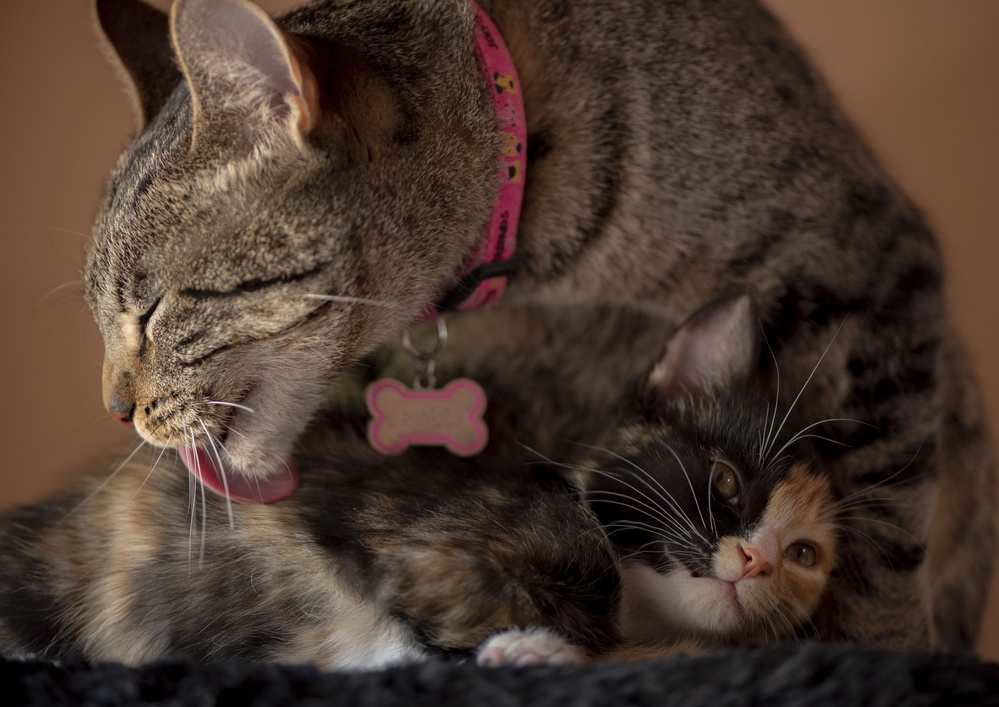
#> input picture Lambda y Tizona.jpg, 999 x 707 px, shrunk from 5568 x 3940 before the run, found by its file name
$ jupyter execute PDI_Practica3.ipynb   (shell and % lines are left out)
#> lines starting #> are read from the running program, lines starting #| are printed output that depends on the picture
<a href="https://colab.research.google.com/github/FaragoFa/PDI/blob/main/PDI_Practica3.ipynb" target="_parent"></a>

## Faragó Facundo - 114462

# ACTIVIDAD PRACTICA 3

# Cargar repositorio

# Importar librerias e Imagenes

[cell 1]
import imageio      #Para leer y guardar imagenes.
import numpy as np  #Operaciones con vectores, matrices, tensores...
import matplotlib.pyplot as plt    #Para realizar graficos.

#Cargo imagen
img_rgb = imageio.imread('/content/PDI/Lambda y Tizona.jpg')/255

# Funciónes

## Histograma

[cell 2]
def plot_hist(im, bins, ax, cumulative=False):
    counts, borders = np.histogram(im if im.ndim==2 else rgb2yiq(im)[...,0], bins=bins, range=(0,1))
    ax.bar(range(len(counts)), np.cumsum(counts) if cumulative else counts)
    plt.xticks(ax.get_xticks(), labels=np.round(ax.get_xticks()/bins,2))
    plt.grid(alpha=0.3)

## Operaciones con matrices

[cell 3]
def apply_matrix(img, M):
        return np.matmul(img.reshape((-1,3)), M.T).reshape(img.shape)

## RGB - YIQ

[cell 4]
M_YIQ = np.array([[0.299, 0.587, 0.114],
                  [0.595716, -0.274453, -0.321263],
                  [0.211456, -0.522591, 0.311135]])

M_RGB = np.array([[1, 0.9563, 0.6210],
                  [1, -0.2721, -0.6474],
                  [1, -1.1070, 1.7046]])

def apply_matrix(img, M):
    return np.matmul(img.reshape((-1,3)), M.T).reshape(img.shape)

def rgb2yiq(img):
    return apply_matrix(img, M_YIQ)

def yiq2rgb(img):
    return apply_matrix(img, M_RGB)

## IF-LIGHTER / IF-DARKER

[cell 5]
def if_lighter(img_1, img_2):
    img_1_y = rgb2yiq(img_1)[:,:,0]
    img_2_y = rgb2yiq(img_2)[:,:,0]
    img_3 = np.zeros(img_1.shape)

    mask = img_1_y > img_2_y
    img_3[mask] = img_1[mask]

    mask = img_2_y >= img_1_y
    img_3[mask] = img_2[mask]

    return img_3

def if_darker(img_1, img_2):
    img_1_y = rgb2yiq(img_1)[:,:,0]
    img_2_y = rgb2yiq(img_2)[:,:,0]
    img_3 = np.zeros(img_1.shape)

    mask = img_1_y < img_2_y
    img_3[mask] = img_1[mask]

    mask = img_2_y <= img_1_y
    img_3[mask] = img_2[mask]

    return img_3

# Practica Histogramas:

## Mostrar imagen original con su histograma

[cell 6]
#img_yiq = (apply_matrix(img_rgb, M_YIQ))
#img_yiq[:,:,0] = img_yiq[:,:,0]*2
#img_rgb = apply_matrix(img_yiq, M_RGB)

fig, axes = plt.subplots(1, 2, figsize=(15,5))
axes[0].imshow(np.clip(img_rgb,0,1))
plot_hist(img_rgb, 35, axes[1])
#> in plot_hist, `counts, borders = np.histogram(im if im.ndim==2 else rgb2yiq(im)[...,0..`: counts = 35 values, max 63463 at index 11, min 1 at index 34, mean 20179.8; borders = 36 values from 0 to 1
#> figure, not shown here; panel 2: tallest bar 63463 high, from x = 10.6 to 11.4

## Normalizar el histograma al rango [0, 1]

[cell 7]
img_yiq = rgb2yiq(img_rgb)
img_yiq_y = img_yiq[:,:,0]
img_yiq_i = img_yiq[:,:,1]
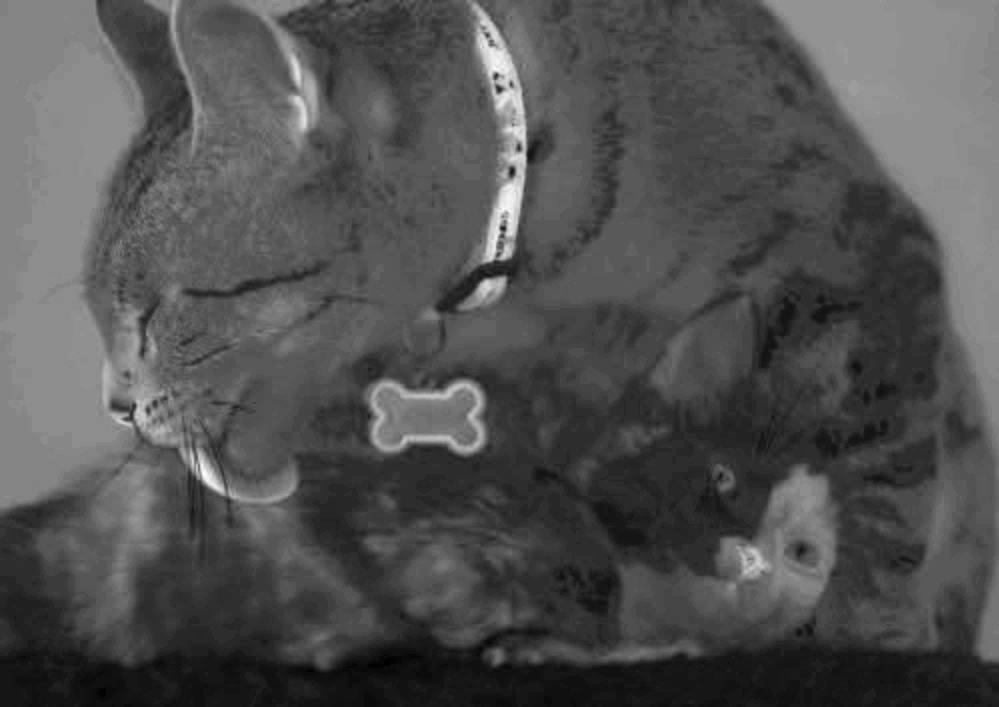
#> img_yiq_i: shape (707, 999) float64; min -0.0192, max 0.213, mean 0.0544; drawn with min black and max white
img_yiq_q = img_yiq[:,:,2]
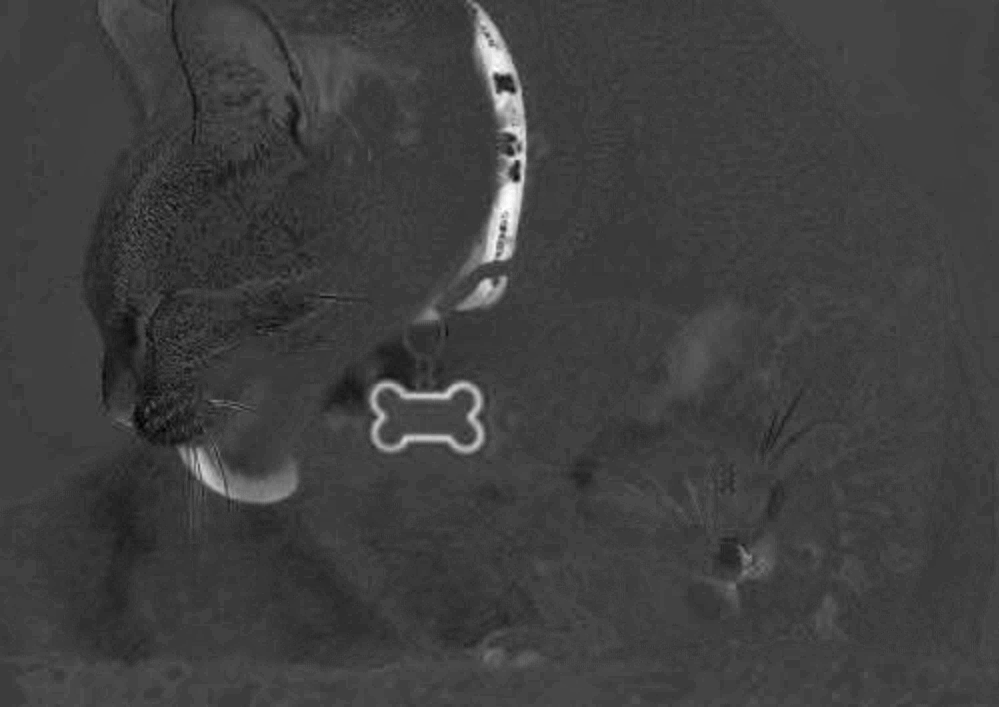
#> img_yiq_q: shape (707, 999) float64; min -0.0402, max 0.129, mean 0.00205; drawn with min black and max white

inMin = img_yiq_y.min()
#> inMin = 0
inMax = img_yiq_y.max()
#> inMax = 0.977
# Sabiendo el minimo y el máximo, aplicar una funcion
# que "estire" el historgrama desde 0 a 1.
# y = [{(x-inMin)*(outMax - outMin)} / (inMax - inMin)] + outMin

y = (((img_yiq_y-inMin)*(1 - 0)) / (inMax - inMin)) + 0
img_yiq_n = img_yiq
img_yiq_n[:,:,0] = y
#> img_yiq_n: shape (707, 999, 3) float64; mean of channels 0, 1, 2 0.246, 0.0544, 0.00205
img_rgb_n = yiq2rgb(img_yiq_n)

fig, axes = plt.subplots(1, 3, figsize=(15,5))
axes[0].imshow(img_yiq_n)
axes[1].imshow(img_rgb_n)
plot_hist(img_rgb_n, 35, axes[2])
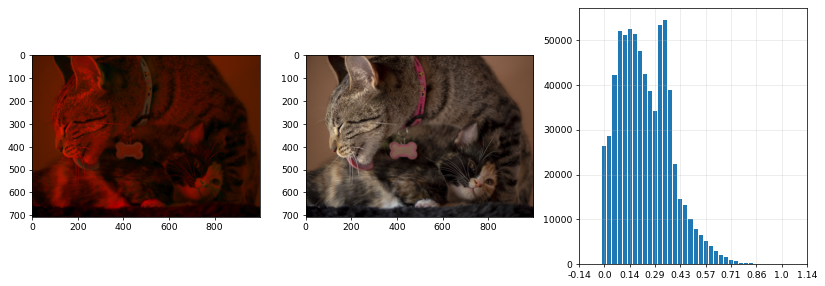
#> figure drawn by matplotlib, 3 panels; panel 3: tallest bar 54427 high, from x = 11.6 to 12.4

No entiendo, una vez normalizada la luminancia, el histograma no deberia ir de 0 a 1 en el eje vertical?

## Normalizar el histograma al rango [0, 1] con percentiles.
### NOTA: Usar "np.percentile(img, %)"

[cell 8]
np.percentile(img_yiq_y,20)
#> Out = 0.109

## Luminancia - Corrección Gamma

[cell 9]
# Definir una función que aplique la corrección gamma a una imagen.
# Normalizar al rango [0, 1] y luego aplicar la correccion gamma.
# y_out = y_in ^ gamma

y_out = y**(1/2)
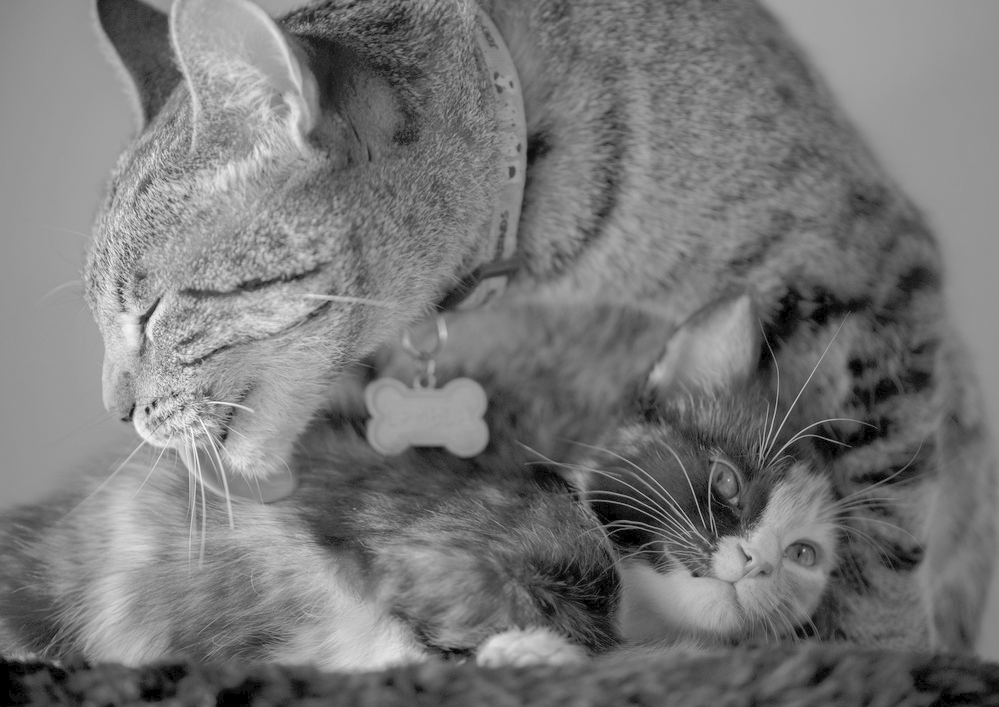
#> y_out: shape (707, 999) float64; min 0, max 1, mean 0.47
img_yiq_g = img_yiq
img_yiq_g[:,:,0] = y_out
#> img_yiq_g: shape (707, 999, 3) float64; mean of channels 0, 1, 2 0.47, 0.0544, 0.00205
img_rgb_g = yiq2rgb(img_yiq_g)
fig, axes = plt.subplots(1, 2, figsize=(15,5))
axes[0].imshow(img_rgb)
axes[1].imshow(img_rgb_g)

## Funciones

[cell 10]
img_yiq = rgb2yiq(img_rgb)
img_yiq_y = img_yiq[:,:,0]
img_yiq_i = img_yiq[:,:,1]
img_yiq_q = img_yiq[:,:,2]

#--------------------------------
#Raiz Cuadrada
img_yiq_y_mod1 = np.sqrt(img_yiq_y)
#--------------------------------
#Función cuadrática
img_yiq_y_mod2 = np.square(img_yiq_y)
#--------------------------------
#Lineal a trozos
#np.interp()
x = np.array([0, 0.4, 0.7, 0.8,  1]) #[0 ... 1]
y = np.array([0, 0.05, 0.07, 0.95, 1]) #[0 ... 1]
img_yiq_y_mod3 = np.interp(img_yiq_y, x, y)
#--------------------------------
img_yiq_mod1 = np.zeros(img_rgb.shape)
img_yiq_mod1[:,:,0] = img_yiq_y_mod1
#> img_yiq_mod1: shape (707, 999, 3) float64; mean of channels 0, 1, 2 0.465, 0, 0
img_yiq_mod1[:,:,1] = img_yiq_i
#> img_yiq_mod1: shape (707, 999, 3) float64; mean of channels 0, 1, 2 0.465, 0.0544, 0
img_yiq_mod1[:,:,2] = img_yiq_q
#> img_yiq_mod1: shape (707, 999, 3) float64; mean of channels 0, 1, 2 0.465, 0.0544, 0.00205

img_rgb_mod1 = yiq2rgb(img_yiq_mod1)
#--------------------------------
img_yiq_mod2 = np.zeros(img_rgb.shape)
img_yiq_mod2[:,:,0] = img_yiq_y_mod2
#> img_yiq_mod2: shape (707, 999, 3) float64; mean of channels 0, 1, 2 0.0784, 0, 0
img_yiq_mod2[:,:,1] = img_yiq_i
#> img_yiq_mod2: shape (707, 999, 3) float64; mean of channels 0, 1, 2 0.0784, 0.0544, 0
img_yiq_mod2[:,:,2] = img_yiq_q
#> img_yiq_mod2: shape (707, 999, 3) float64; mean of channels 0, 1, 2 0.0784, 0.0544, 0.00205

img_rgb_mod2 = yiq2rgb(img_yiq_mod2)
#--------------------------------
img_yiq_mod3 = np.zeros(img_rgb.shape)
img_yiq_mod3[:,:,0] = img_yiq_y_mod3
#> img_yiq_mod3: shape (707, 999, 3) float64; mean of channels 0, 1, 2 0.0311, 0, 0
img_yiq_mod3[:,:,1] = img_yiq_i
#> img_yiq_mod3: shape (707, 999, 3) float64; mean of channels 0, 1, 2 0.0311, 0.0544, 0
img_yiq_mod3[:,:,2] = img_yiq_q
#> img_yiq_mod3: shape (707, 999, 3) float64; mean of channels 0, 1, 2 0.0311, 0.0544, 0.00205

img_rgb_mod3 = yiq2rgb(img_yiq_mod3)
#--------------------------------

fig, axes = plt.subplots(4, 2, figsize=(20,20))
axes[0,0].set_title('Original')
axes[0,0].imshow(np.clip(img_rgb,0,1))

axes[0,1].set_title('Original')
plot_hist(img_rgb, 35, axes[0,1])

axes[1,0].set_title('Raiz Cuadrada')
axes[1,0].imshow(np.clip(img_rgb_mod1,0,1))

axes[1,1].set_title('Raiz Cuadrada')
plot_hist(img_rgb_mod1, 35, axes[1,1])
#> in apply_matrix (call 11), `return np.matmul(img.reshape((-1,3)), M.T).reshape(img.shape)`:
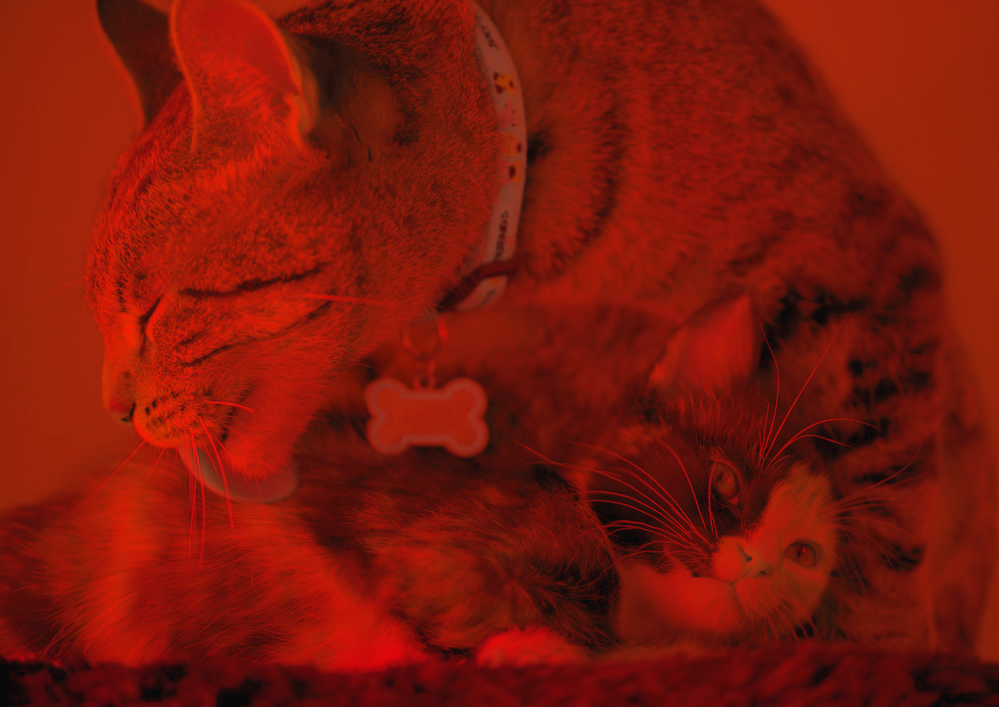
#> returned value: shape (707, 999, 3) float64; mean of channels 0, 1, 2 0.465, 0.0544, 0.00205; drawn with min black and max white

axes[2,0].set_title('Función cuadrática')
axes[2,0].imshow(np.clip(img_rgb_mod2,0,1))

axes[2,1].set_title('Función cuadrática')
plot_hist(img_rgb_mod2, 35, axes[2,1])

axes[3,0].set_title('Lineal a trozos')
axes[3,0].imshow(np.clip(img_rgb_mod3,0,1))

axes[3,0].set_title('Lineal a trozos')
plot_hist(img_rgb_mod3, 35, axes[3,1])
#> in apply_matrix (call 13), `return np.matmul(img.reshape((-1,3)), M.T).reshape(img.shape)`:
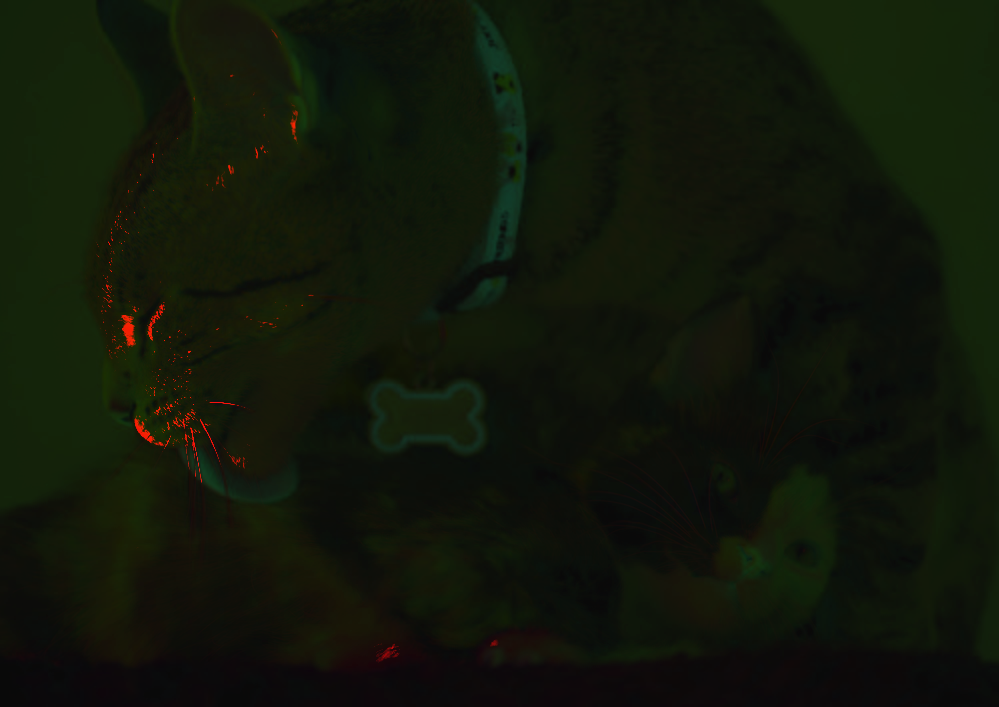
#> returned value: shape (707, 999, 3) float64; mean of channels 0, 1, 2 0.0311, 0.0544, 0.00205; drawn with min black and max white
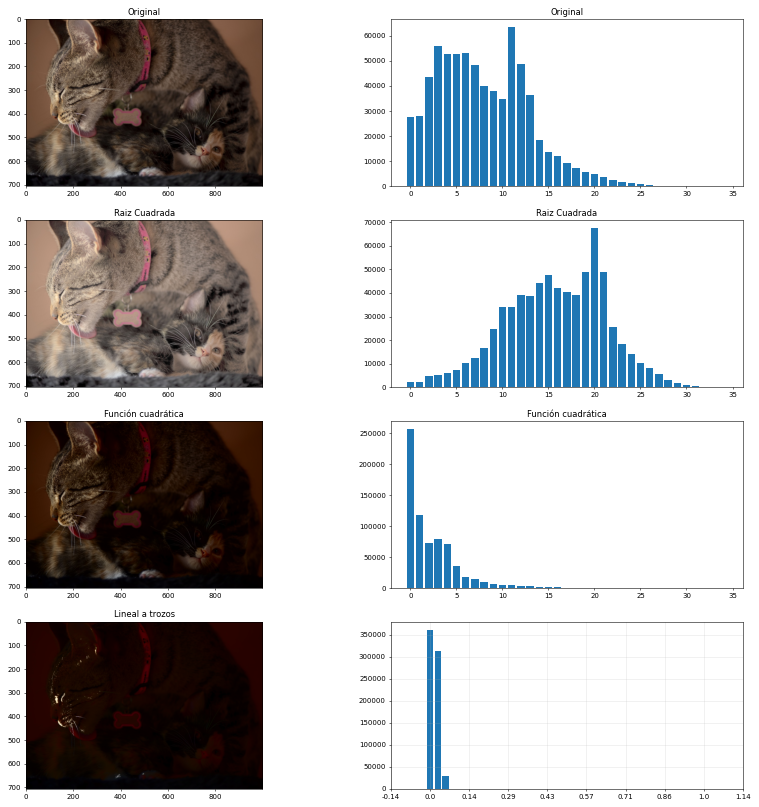
#> figure drawn by matplotlib, 8 panels; panel 2: tallest bar 63463 high, from x = 10.6 to 11.4; panel 4: tallest bar 67634 high, from x = 19.6 to 20.4; panel 6: tallest bar 257068 high, from x = -0.4 to 0.4; panel 8: tallest bar 361592 high, from x = -0.4 to 0.4

$ run again, with Lambda256.jpg copied over Lambda y Tizona.jpg
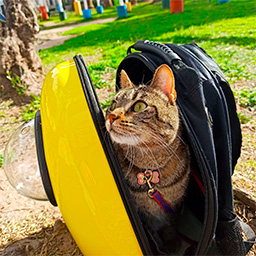
#> input picture Lambda256.jpg, 256 x 256 px, found by its file name
#> counts = 35 values, max 6526 at index 25, min 297 at index 34, mean 1872.5; borders = 36 values from 0 to 1
#> inMin = 0
#> inMax = 1
#> img_yiq_n: shape (256, 256, 3) float64; mean of channels 0, 1, 2 0.465, 0.103, -0.0795
#> `[cell 7] img_yiq = rgb2yiq(img_rgb) img_yiq_y = img_yiq[:,:,0] img_yiq..`:
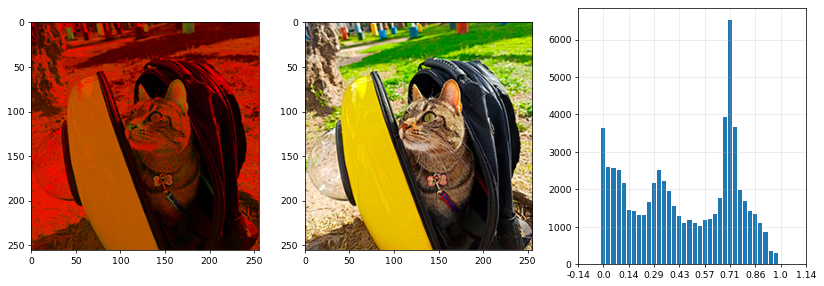
#> figure drawn by matplotlib, 3 panels; panel 3: tallest bar 6525 high, from x = 24.6 to 25.4
#> Out = 0.137
#> img_yiq_g: shape (256, 256, 3) float64; mean of channels 0, 1, 2 0.634, 0.103, -0.0795
#> in apply_matrix (call 13), `return np.matmul(img.reshape((-1,3)), M.T).reshape(img.shape)`:
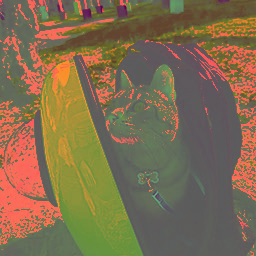
#> returned value: shape (256, 256, 3) float64; mean of channels 0, 1, 2 0.221, 0.103, -0.0795; drawn with min black and max white

$ run again, with Tizona.jpg copied over Lambda y Tizona.jpg
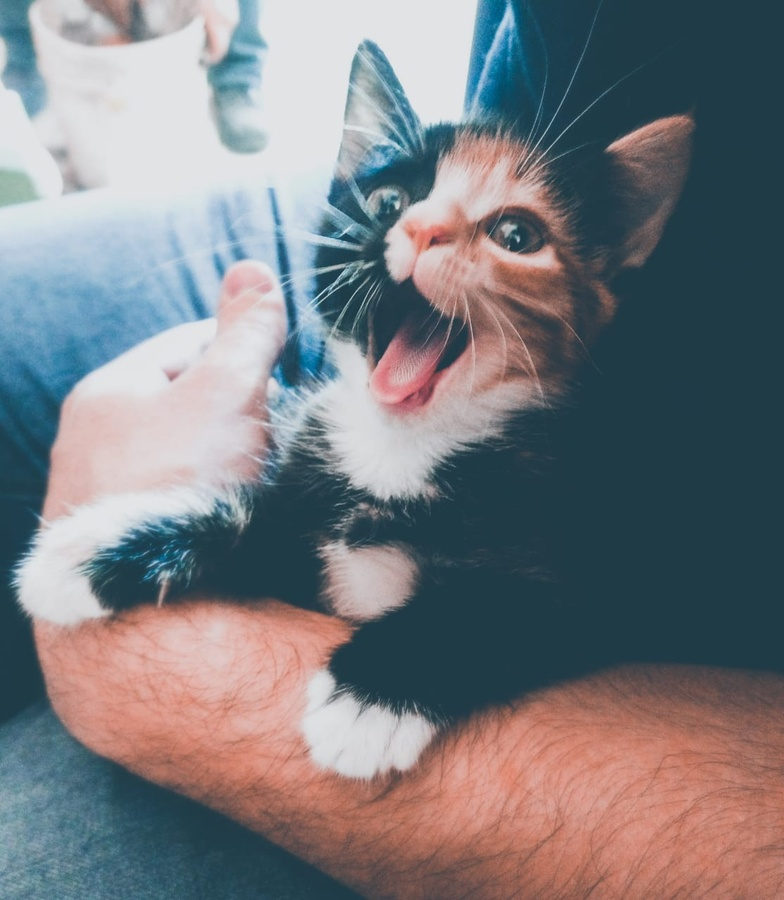
#> input picture Tizona.jpg, 784 x 900 px, shrunk from 1114 x 1280 before the run, found by its file name
#> counts = 35 values, max 216031 at index 7, min 0 at index 0, mean 20160; borders = 36 values from 0 to 1
#> inMin = 0.15
#> inMax = 0.921
#> img_yiq_n: shape (900, 784, 3) float64; mean of channels 0, 1, 2 0.436, -0.0112, 0.00407
#> `[cell 7] img_yiq = rgb2yiq(img_rgb) img_yiq_y = img_yiq[:,:,0] img_yiq..`:
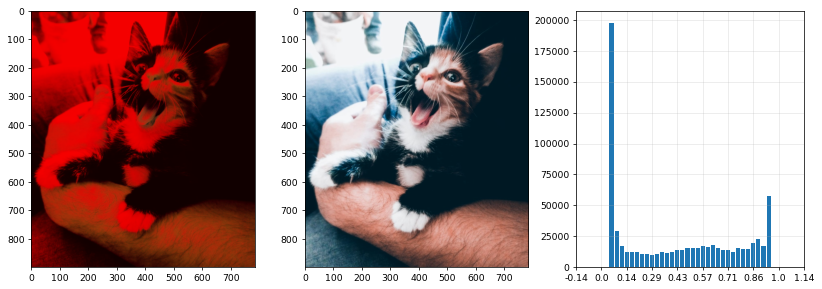
#> figure drawn by matplotlib, 3 panels; panel 3: tallest bar 197455 high, from x = 1.6 to 2.4
#> Out = 0.07
#> img_yiq_g: shape (900, 784, 3) float64; mean of channels 0, 1, 2 0.601, -0.0112, 0.00407
#> in apply_matrix (call 13), `return np.matmul(img.reshape((-1,3)), M.T).reshape(img.shape)`:
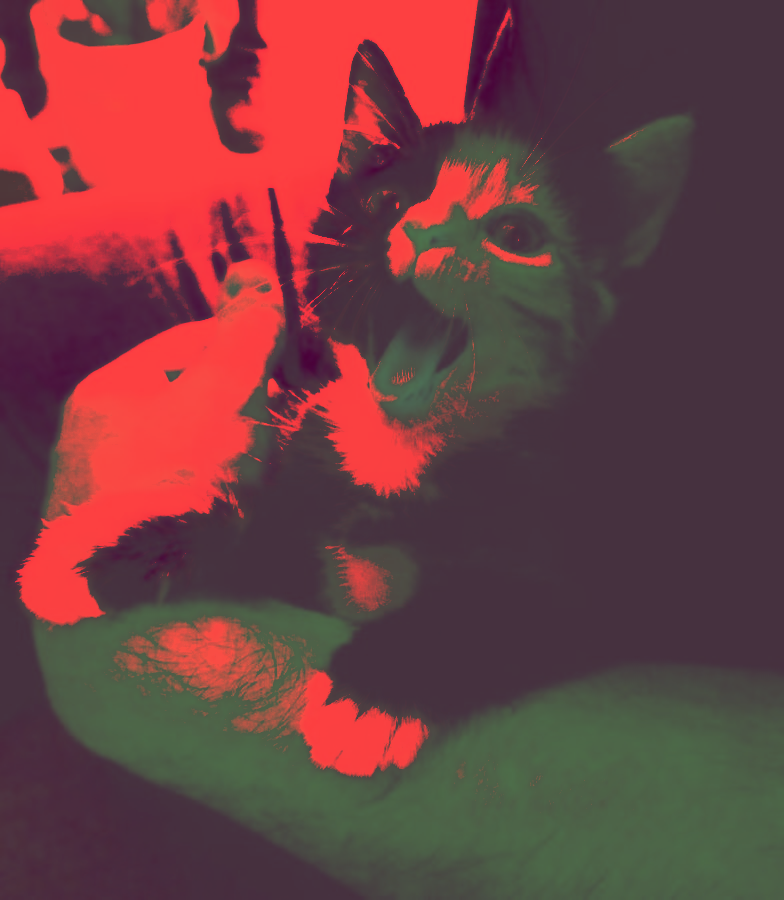
#> returned value: shape (900, 784, 3) float64; mean of channels 0, 1, 2 0.248, -0.0112, 0.00407; drawn with min black and max white
